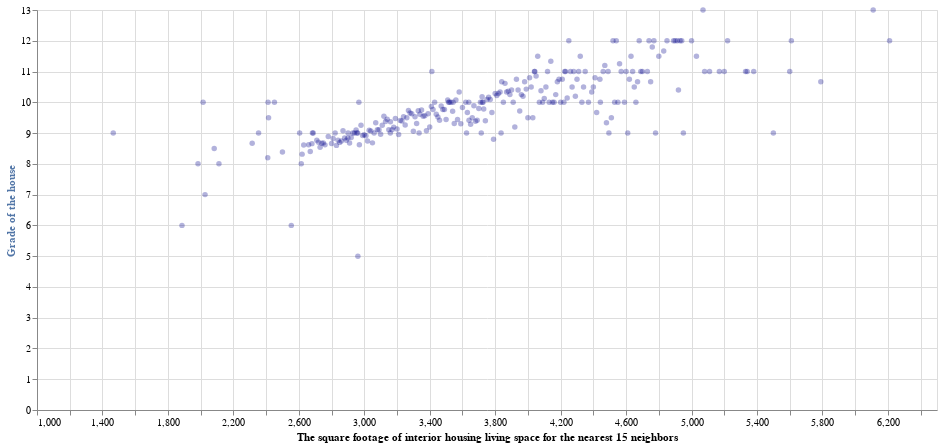

Notebook source saved alongside this figure:
### Code cell
base = alt.Chart(sqft_living15_df).encode(
    alt.X('sqft_living15', axis=alt.Axis(title='The square footage of interior housing living space for the nearest 15 neighbors'),scale = alt.Scale(zero = False))
)

area = base.mark_circle(opacity=0.3, color='darkblue').encode(
    alt.Y('grade',
          axis=alt.Axis(title='Grade of the house', titleColor='#5276A7')),
    #alt.Y2('average(temp_min)')
)

#line = base.mark_square(stroke='#5276A7', interpolate='monotone').encode(
    #alt.Y('price',
         # axis=alt.Axis(title = 'Price of the houses', titleColor='#5276A7'))
#)

alt.layer(area).resolve_scale(
    y = 'independent'
).properties(width=900,
    height=400)

### Figure 1 — Vega-Lite specification as saved in the notebook (floating-point values rounded to 4 significant figures; data arrays with more than 128 entries replaced by an {"elided": "..."} marker saying what was removed)
{"config": {"view": {"continuousWidth": 400, "continuousHeight": 300}}, "layer": [{"mark": {"type": "circle", "color": "darkblue", "opacity": 0.3}, "encoding": {"x": {"type": "quantitative", "axis": {"title": "The square footage of interior housing living space for the nearest 15 neighbors"}, "field": "sqft_living15", "scale": {"zero": false}}, "y": {"type": "quantitative", "axis": {"title": "Grade of the house", "titleColor": "#5276A7"}, "field": "grade"}}}], "data": {"name": "data-5228206e63ad4ddf039c45a81494508c"}, "height": 400, "resolve": {"scale": {"y": "independent"}}, "width": 900, "$schema": "https://vega.github.io/schema/vega-lite/v4.8.1.json", "datasets": {"data-5228206e63ad4ddf039c45a81494508c": {"elided": "267 records"}}}
